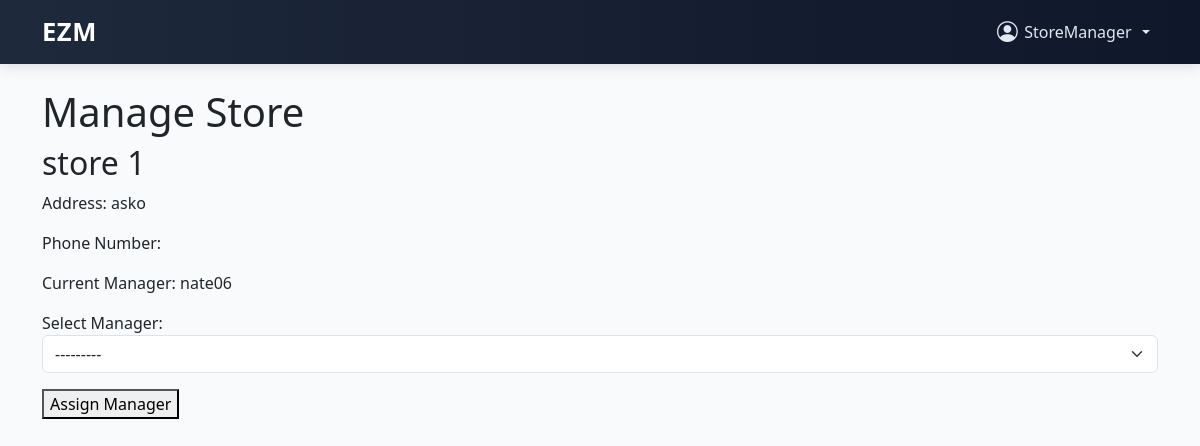
The app's page /stores/manage_store/1/ (signed in) with its own data.
### users/models.py (models this page shows)
class CustomUser(AbstractUser):
    ROLE_CHOICES = [
        ('admin', 'Admin'),
        ('head_manager', 'Head Manager'),
        ('store_manager', 'Store Manager'),
        ('cashier', 'Cashier'),
    ]
    role = models.CharField(max_length=20, choices=ROLE_CHOICES)
    store = models.ForeignKey('store.Store', on_delete=models.SET_NULL, null=True, blank=True) # Add this line
    is_first_login = models.BooleanField(default=True)
    phone_number = models.CharField(max_length=20, blank=True)

### store/models.py (models this page shows, shortened)
class Store(models.Model):
    name = models.CharField(max_length=255)
    address = models.CharField(max_length=255)
    phone_number = models.CharField(max_length=20, default='')
    store_manager = models.ForeignKey(CustomUser, on_delete=models.SET_NULL, null=True, blank=True, related_name='managed_stores')

### store/views.py (the view)
# urls.py: path('manage_store/<int:store_id>/', views.manage_store, name='manage_store'),
@login_required
def manage_store(request, store_id):
    store = get_object_or_404(Store, pk=store_id)
    if request.method == 'POST':
        form = AssignManagerForm(request.POST)
        if form.is_valid():
            manager = form.cleaned_data['manager']
            logger.info(f"Assigning manager {manager.username} to store {store.name}")
            store.store_manager = manager
            store.save()
            manager.store = store
            manager.save()
            logger.info(f"Successfully assigned manager {manager.username} to store {store.name}")
            from django.contrib import messages
            messages.success(request, f"Successfully assigned {manager.username} to {store.name}")
            return redirect('head_manager_page')
        else:
            logger.warning(f"Invalid form data: {form.errors}")
    else:
        form = AssignManagerForm()
    return render(request, 'store/manage_store.html', {'store': store, 'form': form})

### store/forms.py
class AssignManagerForm(forms.Form):
    manager = forms.ModelChoiceField(
        queryset=CustomUser.objects.filter(role__in=['store_manager', '']),
        label="Select Manager",
        widget=forms.Select(attrs={'class': 'form-select'})
    )
    def __init__(self, *args, **kwargs):
        super().__init__(*args, **kwargs)
        self.fields['manager'].queryset = CustomUser.objects.filter(
            is_active=True,
        ).exclude(role__in=['head_manager', 'admin'])

### templates/store/manage_store.html (shortened to what this page needs)
{% extends 'base.html' %}
{% block content %}
<h1>Manage Store</h1>
<h2>{{ store.name }}</h2>
<p>Address: {{ store.address }}</p>
<p>Phone Number: {{ store.phone_number }}</p>
<p>Current Manager: {{ store.store_manager.username }}</p>
<form method="post">
    {{ form.as_p }}
    <button type="submit">Assign Manager</button>
</form>
{% endblock %}

### templates/base.html (shortened to what this page needs)
<!DOCTYPE html>
<html lang="en">
<head>
  <link href="https://cdn.jsdelivr.net/npm/bootstrap@5.3.0/dist/css/bootstrap.min.css" rel="stylesheet" />
  <link href="https://cdn.jsdelivr.net/npm/bootstrap-icons@1.10.5/font/bootstrap-icons.css" rel="stylesheet" />
</head>
<body>
  <nav class="navbar navbar-expand-lg navbar-custom">
    <div class="container">
      <a class="navbar-brand" href="{% url 'login' %}">EZM</a>
      <div class="collapse navbar-collapse justify-content-end" id="navbarContent">
        <ul class="navbar-nav align-items-center">
          {% if user.is_authenticated %}
          <li class="nav-item dropdown">
            <a class="nav-user-dropdown nav-link dropdown-toggle" href="#" id="userDropdown" role="button"
              data-bs-toggle="dropdown" aria-expanded="false">
              <i class="bi bi-person-circle nav-user-icon"></i> {{ user.username }}
            </a>
          </li>
          {% else %}
          <li class="nav-item me-2">
            <a class="nav-link btn btn-light text-dark px-3" href="{% url 'login' %}">Login</a>
          </li>
          {% endif %}
        </ul>
      </div>
    </div>
  </nav>
  <div class="container py-4">
    {% block content %}{% endblock %}
  </div>
</body>
</html>

### templates/base.html (style rules this page uses)
body { background-color: #f8fafc; font-family: 'Segoe UI', sans-serif; }
.navbar-custom { background: linear-gradient(to right, #1e293b, #0f172a); box-shadow: 0 4px 12px rgba(0, 0, 0, 0.1); }
.navbar-brand { font-weight: 700; font-size: 1.6rem; letter-spacing: 0.5px; color: #ffffff !important; transition: color 0.3s ease; }
.nav-link { color: #e2e8f0 !important; }
.nav-user-dropdown { color: #fff; cursor: pointer; display: flex; align-items: center; gap: 0.4rem; font-weight: 500; user-select: none; }
.nav-user-icon { font-size: 1.3rem; }

### records on screen
CustomUser: username "StoreManager"
Store: name "store 1", address "asko", store_manager.username "nate06"
